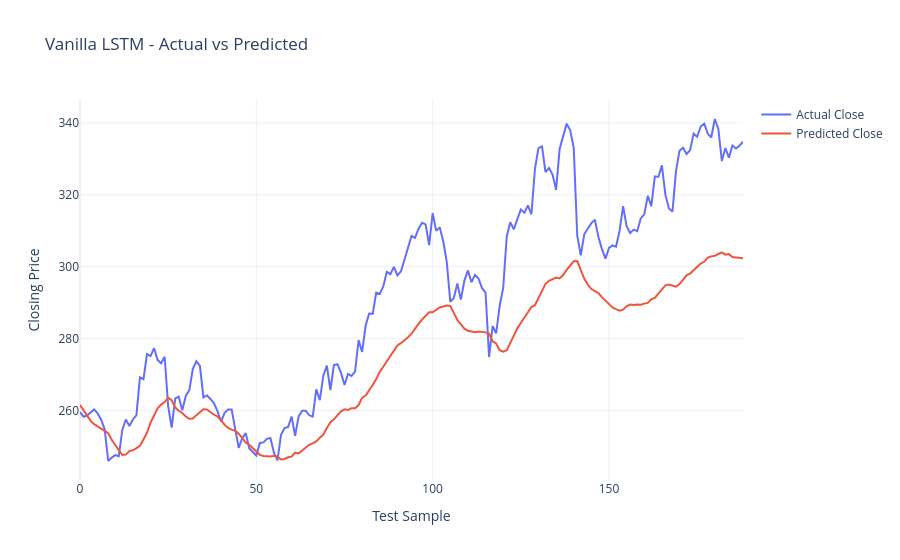

Source (notebook cell):
### Code cell
# ============================================================
# CELL 56 - INTERACTIVE PREDICTION GRAPH
# ============================================================

prediction_df = pd.DataFrame({
    "Actual": actual_prices,
    "Predicted": predicted_prices
})

fig = go.Figure()

fig.add_trace(
    go.Scatter(
        y=prediction_df["Actual"],
        mode="lines",
        name="Actual Close"
    )
)

fig.add_trace(
    go.Scatter(
        y=prediction_df["Predicted"],
        mode="lines",
        name="Predicted Close"
    )
)

fig.update_layout(
    title="Vanilla LSTM - Actual vs Predicted",
    xaxis_title="Test Sample",
    yaxis_title="Closing Price",
    hovermode="x unified",
    template="plotly_white"
)

fig.show()

### Figure 1 — Plotly figure (JSON) as saved in the notebook; plotly's stock layout.template omitted (floating-point values rounded to 4 significant figures; data arrays with more than 128 entries replaced by an {"elided": "..."} marker saying what was removed)
{"data": [{"mode": "lines", "name": "Actual Close", "type": "scatter", "y": {"elided": "189 float values"}}, {"mode": "lines", "name": "Predicted Close", "type": "scatter", "y": {"elided": "189 float values"}}], "layout": {"hovermode": "x unified", "title": {"text": "Vanilla LSTM - Actual vs Predicted"}, "xaxis": {"title": {"text": "Test Sample"}}, "yaxis": {"title": {"text": "Closing Price"}}}}
